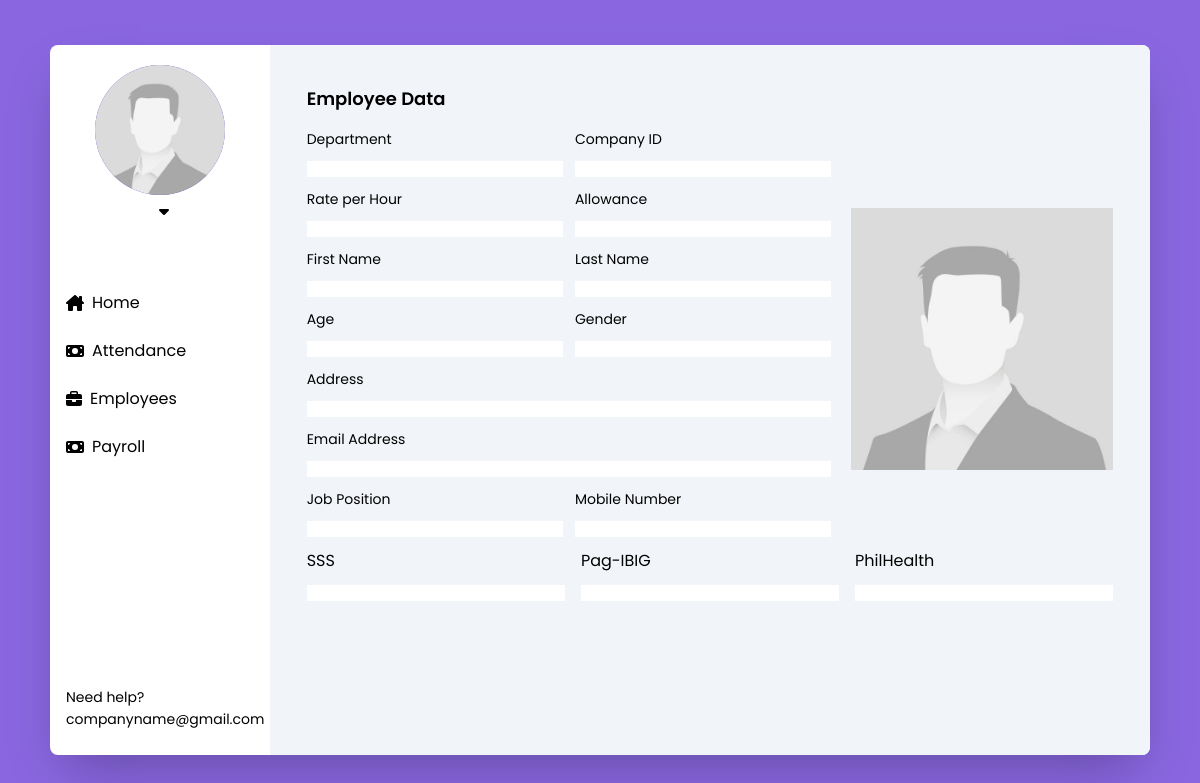
Page /view.php?c_id=132123 on the earlier database version.
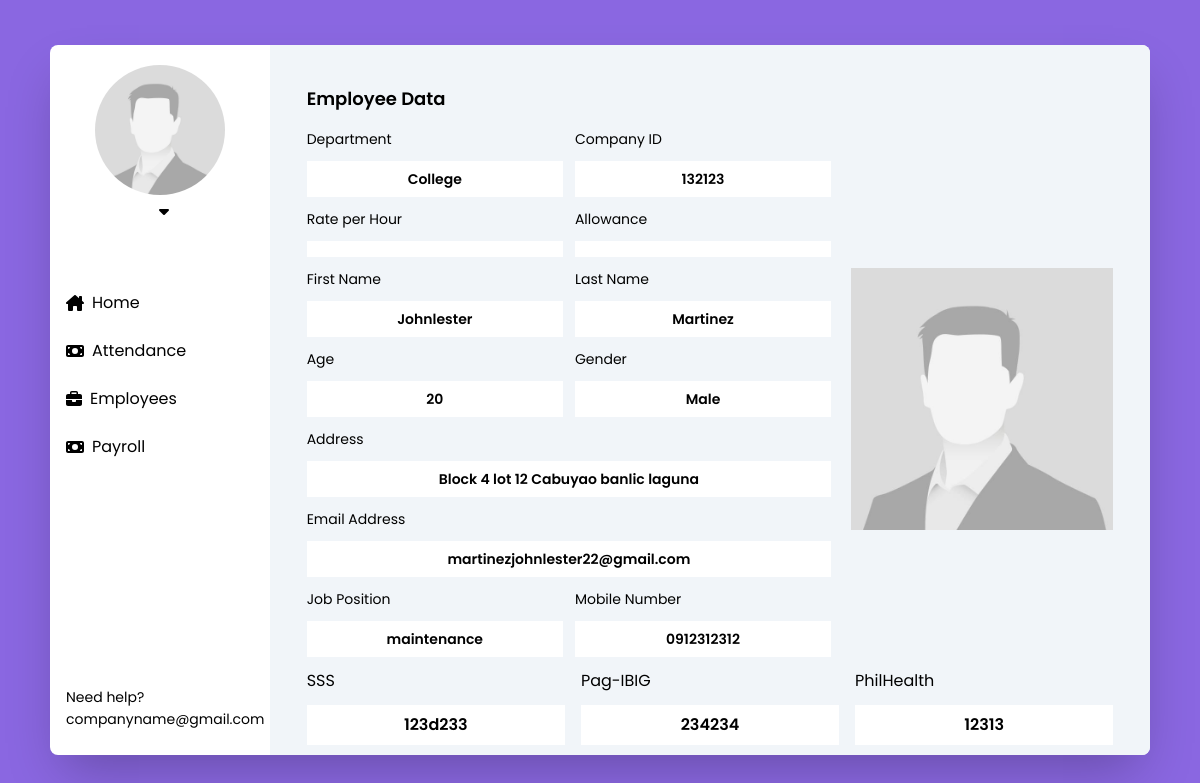
Same page on the later database version.
### tables this page shows
CREATE TABLE `employees` (
  `company_id` varchar(100) NOT NULL,
  `id` int(255) NOT NULL,
  `first_name` varchar(255) NOT NULL,
  `last_name` varchar(255) NOT NULL,
  `email` varchar(255) NOT NULL,
  `position` varchar(255) NOT NULL,
  `number` varchar(255) NOT NULL,
  `department` varchar(255) NOT NULL,
  `sss` varchar(100) NOT NULL,
  `pagibig` varchar(100) NOT NULL,
  `philhealth` varchar(100) NOT NULL,
  `age` varchar(20) NOT NULL,
  `sex` varchar(10) NOT NULL,
  `address` varchar(255) NOT NULL
);

### public/functions.php (called while the page is built, shortened)
<?php
function isUserAdmin($con, $email){
    $lookUp = "SELECT * FROM users WHERE email = ?";
    $stmt = mysqli_prepare($con, $lookUp);
    mysqli_stmt_bind_param($stmt, "s", $email);
    mysqli_stmt_execute($stmt);
    $result = mysqli_stmt_get_result($stmt);
    $row = mysqli_fetch_assoc($result);
    return false;
}
?>

### public/view.php (the view, shortened to what this page needs)
<?php
    include 'database/db.php';
    include 'functions.php';
    $c_id = isset($_GET['c_id']) ? intval($_GET['c_id']) : 0;
    $lookUp = "SELECT * FROM employees WHERE company_id = " . $c_id;
    $lookUpQuery = mysqli_query($con, $lookUp);
    $row = mysqli_fetch_assoc($lookUpQuery);
?>
<!DOCTYPE html>
<html lang="en">
<head>
    <link rel="stylesheet" href="style.css">
    <link rel="stylesheet" href="style.css">
</head>
<body class="grid place-items-center min-h-screen bg-main-2">
    <div class="w-11/12 flex bg-white shadow-2xl rounded-lg">
        <div class="w-[20%]">
        <div class="flex flex-col items-center py-5 mb-10">
                <img src="../src/img/dp.jpg" alt="" width="130" height="130" class="rounded-[50%] mb-2 bg-main">
                <div class="flex items-center gap-2">
                    <button id="toggle" onclick="toggleLogout()">
                    </button>
                </div>
            </div>
            <div class="flex flex-col mb-48">
                <button onclick="window.location.href='dashboard.php'" class="w-full text-left flex items-center gap-2 hover:bg-main-2 hover:text-white px-4 py-3 transition-all"><p>Home</p></button>
                <button onclick="window.location.href='attendance.php'" class="w-full text-left flex items-center gap-2 hover:bg-main-2 hover:text-white px-4 py-3 transition-all"><p>Attendance</p></button>
                <button onclick="window.location.href='add_employee.php'" class="w-full text-left flex items-center gap-2 hover:bg-main-2 hover:text-white px-4 py-3 transition-all"><p>Employees</p></button>
                <button onclick="window.location.href='payroll.php'" class="w-full text-left flex items-center gap-2 hover:bg-main-2 hover:text-white px-4 py-3 transition-all"><p>Payroll</p></button>
                <?php if (isUserAdmin($con, $user_email)==1) { ?>
                <button onclick="window.location.href='users.php'" class="w-full text-left flex items-center gap-2 hover:bg-main-2 hover:text-white px-4 py-3 transition-all"><svg xmlns="http://www.w3.org/2000/svg" width="16" height="16" fill="currentColor" class="bi bi-people" viewBox="0 0 16 16"><path d="M15 14s1 0 1-1-1-4-5-4-5 3-5 4 1 1 1 1zm-7.978-1L7 12.996c.001-.264.167-1.03.76-1.72C8.312 10.629 9.282 10 11 10c1.717 0 2.687.63 3.24 1.276.593.69.758 1.457.76 1.72l-.008.002-.014.002zM11 7a2 2 0 1 0 0-4 2 2 0 0 0 0 4m3-2a3 3 0 1 1-6 0 3 3 0 0 1 6 0M6.936 9.28a6 6 0 0 0-1.23-.247A7 7 0 0 0 5 9c-4 0-5 3-5 4q0 1 1 1h4.216A2.24 2.24 0 0 1 5 13c0-1.01.377-2.042 1.09-2.904.243-.294.526-.569.846-.816M4.92 10A5.5 5.5 0 0 0 4 13H1c0-.26.164-1.03.76-1.724.545-.636 1.492-1.256 3.16-1.275ZM1.5 5.5a3 3 0 1 1 6 0 3 3 0 0 1-6 0m3-2a2 2 0 1 0 0 4 2 2 0 0 0 0-4"/></svg><p>Users</p></button>
                <?php } ?>
            </div>
            <div class="px-4 py-6">
                <p class=" text-sm">Need help?</p>
                <a href="#" class="text-sm">companyname@gmail.com</a>
            </div>
        </div>
        <div class="bg-slate-100 rounded-tr-lg rounded-br-lg w-[80%]">
            <div class="w-11/12 mx-auto mt-10">
                <h1 class="mb-4 text-lg font-semibold">Employee Data</h1>
                <div class="w-full flex gap-5 text-sm">
                    <div class="w-2/3">
                        <div class="w-full mb-3 flex gap-3">
                            <div class="w-1/2">
                                <p class="mb-3">Department</p>
                                <p class="w-full bg-white px-1 py-2 text-center font-semibold"><?php echo $row['department']; ?></p>
                            </div>
                            <div class="w-1/2">
                                <p class="mb-3">Company ID</p>
                                <p class="w-full bg-white px-1 py-2 text-center font-semibold"><?php echo $row['company_id']; ?></p>
                            </div>
                        </div>
                        <div class="w-full mb-3 flex gap-3">
                            <div class="w-1/2">
                                <p class="mb-3">Rate per Hour</p>
                                <p class="w-full bg-white px-1 py-2 text-center font-semibold"><?php echo $row['rate_hour']; ?></p>
                            </div>
                            <div class="w-1/2">
                                <p class="mb-3">Allowance</p>
                                <p class="w-full bg-white px-1 py-2 text-center font-semibold"><?php echo $row['allowance']; ?></p>
                            </div>
                        </div>
                        <div class="flex gap-3 mb-3">
                            <div class="w-2/4">
                                <p class="mb-3">First Name</p>
                                <p class="w-full bg-white px-1 py-2 text-center font-semibold"><?php echo $row['first_name'];?></p>
                            </div>
                            <div class="w-2/4">
                                <p class="mb-3">Last Name</p>
                                <p class="w-full bg-white px-1 py-2 text-center font-semibold"><?php echo $row['last_name'];?></p>
                            </div>
                        </div>
                        <div class="flex gap-3 mb-3">
                            <div class="w-2/4">
                                <p class="mb-3">Age</p>
                                <p class="w-full bg-white px-1 py-2 text-center font-semibold"><?php echo $row['age'];?></p>
                            </div>
                            <div class="w-2/4">
                                <p class="mb-3">Gender</p>
                                <p class="w-full bg-white px-1 py-2 text-center font-semibold"><?php echo $row['sex'];?></p>
                            </div>
                        </div>
                        <div class="w-full mb-3">
                            <p class="mb-3">Address</p>
                            <p class="w-full bg-white px-1 py-2 text-center font-semibold"><?php echo $row['address']; ?></p>
                        </div>
                        <div class="w-full mb-3">
                            <p class="mb-3">Email Address</p>
                            <p class="w-full bg-white px-1 py-2 text-center font-semibold"><?php echo $row['email']; ?></p>
                        </div>
                        <div class="flex gap-3 mb-3">
                            <div class="w-2/4">
                                <p class="mb-3">Job Position</p>
                                <p class="w-full bg-white px-1 py-2 text-center font-semibold"><?php echo $row['position'];?></p>
                            </div>
                            <div class="w-2/4">
                                <p class="mb-3">Mobile Number</p>
                                <p class="w-full bg-white px-1 py-2 text-center font-semibold"><?php echo $row['number'];?></p>
                            </div>
                        </div>
                    </div>
                    <div class="w-2/6 grid place-items-center min-h-fit">
                        <img src="../src/img/dp.jpg" alt="">
                    </div>
                </div>
                <div class="w-full flex justify-between gap-4">
                    <div class="w-2/6">
                        <p class="mb-3">SSS</p>
                        <p class="w-full bg-white px-1 py-2 text-center font-semibold"><?php echo $row['sss'];?></p>
                    </div>
                    <div class="w-2/6">
                        <p class="mb-3">Pag-IBIG</p>
                        <p class="w-full bg-white px-1 py-2 text-center font-semibold"><?php echo $row['pagibig'];?></p>
                    </div>
                    <div class="w-2/6">
                        <p class="mb-3">PhilHealth</p>
                        <p class="w-full bg-white px-1 py-2 text-center font-semibold"><?php echo $row['philhealth'];?></p>
                    </div>
                </div>
            </div>
        </div>
    </div>
</body>
</html>

### public/style.css (style rules this page uses)
html { line-height: 1.5; -webkit-text-size-adjust: 100%; -moz-tab-size: 4; -o-tab-size: 4; tab-size: 4; font-family: ui-sans-serif, system-ui, -apple-system, BlinkMacSystemFont, "Segoe UI", Roboto, "Helvetica Neue", Arial, "Noto Sans", sans-serif, "Apple Color Emoji", "Segoe UI Emoji", "Segoe UI Symbol", "Noto Color Emoji"; font-feature-settings: normal; font-variation-settings: normal; }
body { margin: 0; line-height: inherit; }
h1, h2, h3, h4, h5, h6 { font-size: inherit; font-weight: inherit; }
a { color: inherit; text-decoration: inherit; }
button, input, optgroup, select, textarea { font-family: inherit; font-feature-settings: inherit; font-variation-settings: inherit; font-size: 100%; font-weight: inherit; line-height: inherit; color: inherit; margin: 0; padding: 0; }
button, select { text-transform: none; }
button, [type='button'], [type='reset'], [type='submit'] { -webkit-appearance: button; background-color: transparent; background-image: none; }
blockquote, dl, dd, h1, h2, h3, h4, h5, h6, hr, figure, p, pre { margin: 0; }
button, [role="button"] { cursor: pointer; }
img, svg, video, canvas, audio, iframe, embed, object { display: block; vertical-align: middle; }
img, video { max-width: 100%; height: auto; }
html { font-family: 'Poppins', sans-serif; }
.mx-auto { margin-left: auto; margin-right: auto; }
.mb-10 { margin-bottom: 2.5rem; }
.mb-2 { margin-bottom: 0.5rem; }
.mb-3 { margin-bottom: 0.75rem; }
.mb-4 { margin-bottom: 1rem; }
.mb-48 { margin-bottom: 12rem; }
.mt-10 { margin-top: 2.5rem; }
.flex { display: flex; }
.grid { display: grid; }
.min-h-fit { min-height: -moz-fit-content; min-height: fit-content; }
.min-h-screen { min-height: 100vh; }
.w-1\/2 { width: 50%; }
.w-11\/12 { width: 91.666667%; }
.w-2\/3 { width: 66.666667%; }
.w-2\/4 { width: 50%; }
.w-2\/6 { width: 33.333333%; }
.w-\[20\%\] { width: 20%; }
.w-\[80\%\] { width: 80%; }
.w-full { width: 100%; }
.flex-col { flex-direction: column; }
.place-items-center { place-items: center; }
.items-center { align-items: center; }
.justify-between { justify-content: space-between; }
.gap-2 { gap: 0.5rem; }
.gap-3 { gap: 0.75rem; }
.gap-4 { gap: 1rem; }
.gap-5 { gap: 1.25rem; }
.rounded-\[50\%\] { border-radius: 50%; }
.rounded-lg { border-radius: 0.5rem; }
.rounded-br-lg { border-bottom-right-radius: 0.5rem; }
.rounded-tr-lg { border-top-right-radius: 0.5rem; }
.bg-main { --tw-bg-opacity: 1; background-color: rgb(99 52 215 / var(--tw-bg-opacity)); }
.bg-main-2 { --tw-bg-opacity: 1; background-color: rgb(138 103 225 / var(--tw-bg-opacity)); }
.bg-slate-100 { --tw-bg-opacity: 1; background-color: rgb(241 245 249 / var(--tw-bg-opacity)); }
.bg-white { --tw-bg-opacity: 1; background-color: rgb(255 255 255 / var(--tw-bg-opacity)); }
.px-1 { padding-left: 0.25rem; padding-right: 0.25rem; }
.px-4 { padding-left: 1rem; padding-right: 1rem; }
.py-2 { padding-top: 0.5rem; padding-bottom: 0.5rem; }
.py-3 { padding-top: 0.75rem; padding-bottom: 0.75rem; }
.py-5 { padding-top: 1.25rem; padding-bottom: 1.25rem; }
.py-6 { padding-top: 1.5rem; padding-bottom: 1.5rem; }
.text-left { text-align: left; }
.text-center { text-align: center; }
.text-lg { font-size: 1.125rem; line-height: 1.75rem; }
.text-sm { font-size: 0.875rem; line-height: 1.25rem; }
.font-semibold { font-weight: 600; }
.shadow-2xl { --tw-shadow: 0 25px 50px -12px rgb(0 0 0 / 0.25); --tw-shadow-colored: 0 25px 50px -12px var(--tw-shadow-color); box-shadow: var(--tw-ring-offset-shadow, 0 0 #0000), var(--tw-ring-shadow, 0 0 #0000), var(--tw-shadow); }
.transition-all { transition-property: all; transition-timing-function: cubic-bezier(0.4, 0, 0.2, 1); transition-duration: 150ms; }

Differences in the rows shown:
added employees: department "College", company "132123", first_name "Johnlester", last_name "Martinez", age "20", sex "Male", address "Block 4 lot 12 Cabuyao banlic laguna", email "martinezjohnlester22@gmail.com", position "maintenance", number "0912312312", sss "123d233", pagibig "234234", philhealth "12313"
